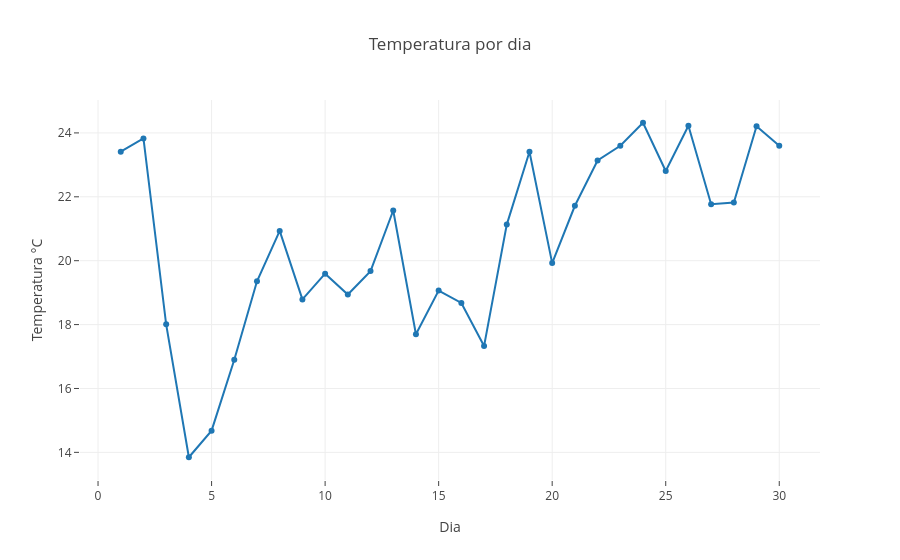

The cell this chart's notebook holds for it:
### Markdown cell above
## Gráfico da temperatura média por dia no mês de setembro

### Code cell
trace1 = go.Scatter(
                    x = temp['dia'],
                    y = temp['temperatura_ar_vmedio'],
                    mode = 'lines+markers')


data = [trace1]
layout = dict(title = 'Temperatura por dia',
              xaxis= dict(title= 'Dia',zeroline= False,
                         ticks='outside'),
              yaxis = dict(title= 'Temperatura °C',
                            ticks='outside'
                          )
             )
fig = dict(data = data, layout = layout)
iplot(fig)

### Figure 1 — Plotly figure (JSON) as saved in the notebook; plotly's stock layout.template omitted (floating-point values rounded to 4 significant figures)
{"data": [{"mode": "lines+markers", "type": "scatter", "uid": "6edc0118-9458-4f4c-aa2f-c56ab4fe5be5", "x": [1, 2, 3, 4, 5, 6, 7, 8, 9, 10, 11, 12, 13, 14, 15, 16, 17, 18, 19, 20, 21, 22, 23, 24, 25, 26, 27, 28, 29, 30], "y": [23.41, 23.83, 18.01, 13.85, 14.68, 16.9, 19.35, 20.93, 18.79, 19.59, 18.94, 19.67, 21.57, 17.7, 19.07, 18.68, 17.33, 21.13, 23.41, 19.92, 21.72, 23.14, 23.6, 24.32, 22.81, 24.22, 21.76, 21.82, 24.21, 23.6]}], "layout": {"title": "Temperatura por dia", "xaxis": {"ticks": "outside", "title": "Dia", "zeroline": false}, "yaxis": {"ticks": "outside", "title": "Temperatura °C"}}}
